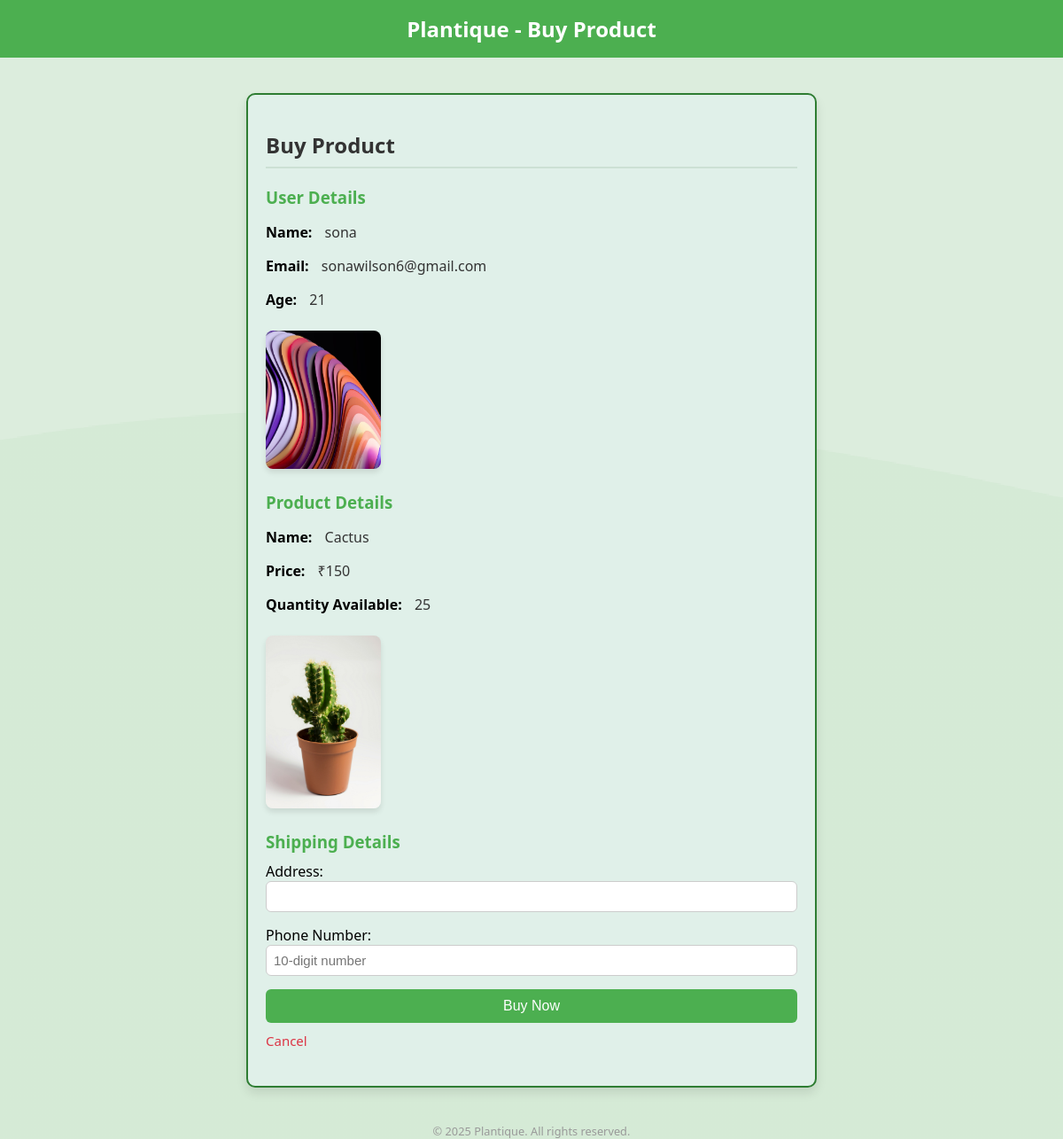
The app's page /buyitem/31/ (signed in) with its own data.
### plantique/models.py (models this page shows)
class reg(models.Model):
    name=models.CharField(max_length=100,null=True,blank=True)
    age=models.IntegerField()
    email=models.EmailField(unique=True)
    password=models.CharField(max_length=100,null=True,blank=True)
    image=models.FileField(upload_to='image/')

class sproduct(models.Model):
    name=models.CharField(max_length=100,null=True,blank=True)
    image=models.FileField(upload_to='picture/',null=True,blank=True)
    quantity=models.IntegerField(null=True,blank=True)
    price=models.IntegerField(null=True,blank=True)

### plantique/views.py (the view)
# urls.py: path('buyitem/<int:id>/',views.buyitem,name='buyitem'),
def buyitem(request, id):
    if 'email' in request.session:
        user = request.session['email']
        client = models.reg.objects.get(email=user)
        product = models.cart.objects.get(id=id)
        print(f"Product ID: {id}, Product: {product}")
        pr=models.sproduct.objects.get(id=product.product.id)
        print(f"Product Details: {pr}")
        return render(request, 'buyitem.html', {'p': pr, 'user': client, 'c': product})
    else:
        return redirect('login')

### plantique/templates/buyitem.html (shortened to what this page needs)
<!DOCTYPE html>
<html lang="en">
<head>
    <link rel="stylesheet" href="https://cdnjs.cloudflare.com/ajax/libs/font-awesome/6.4.0/css/all.min.css">
</head>
<body>
    <header>
        Plantique - Buy Product
    </header>
    <div class="container">
        <h2>Buy Product</h2>
        <div class="section">
            <h3>User Details</h3>
            <p><span class="label">Name:</span> <span class="value">{{ user.name }}</span></p>
            <p><span class="label">Email:</span> <span class="value">{{ user.email }}</span></p>
            <p><span class="label">Age:</span> <span class="value">{{ user.age }}</span></p>
            <img src="{{ user.image.url }}" alt="User Image" class="product-img">
        </div>
        <div class="section">
            <h3>Product Details</h3>
            <p><span class="label">Name:</span> <span class="value">{{ p.name }}</span></p>
            <p><span class="label">Price:</span> <span class="value">₹{{ p.price }}</span></p>
            <p><span class="label">Quantity Available:</span> <span class="value">{{ p.quantity }}</span></p>
            <img src="{{ p.image.url }}" alt="Product Image" class="product-img">
        </div>
        <div class="section">
            <h3>Shipping Details</h3>
            <form method="POST" action="{% url 'submit_buyitem' c.id %}">
                <label for="address">Address:</label>
                <input type="text" name="address" id="address" required>
                <label for="phone_no">Phone Number:</label>
                <input type="tel" name="phone_no" id="phone_no" pattern="[0-9]{10}" required placeholder="10-digit number">
                <input type="submit" value="Buy Now" class="btn-submit">
            </form>
            <a href="{% url 'cartlist' %}" class="cancel-link">Cancel</a>
        </div>
    </div>
    <div class="footer">
        © 2025 Plantique. All rights reserved.
    </div>
</body>
</html>

### plantique/templates/buyitem.html (style rules this page uses)
body { font-family: 'Segoe UI', Tahoma, Geneva, Verdana, sans-serif; margin: 0; padding: 0; background-color: #e8f5e9; background-size: cover; background-position: center; }
header { background-color: #4CAF50; color: white; padding: 1rem; text-align: center; font-size: 1.5rem; font-weight: bold; }
.container { max-width: 600px; margin: 40px auto; background-color: #e0f0e9; padding: 20px; box-shadow: 0 6px 12px rgba(0, 0, 0, 0.1); border-radius: 10px; border: 2px solid #2e7d32; }
h2 { color: #333; border-bottom: 2px solid #cce0d4; padding-bottom: 8px; margin-bottom: 20px; }
h3 { color: #4CAF50; margin-bottom: 10px; }
.section { margin-bottom: 20px; }
.label { font-weight: bold; }
.value { margin-left: 10px; color: #333; }
.product-img { width: 130px; height: auto; border-radius: 8px; box-shadow: 0 4px 6px rgba(0,0,0,0.1); margin-top: 8px; }
form { display: flex; flex-direction: column; }
input[type="text"], input[type="tel"] { padding: 8px; margin-bottom: 15px; border-radius: 6px; border: 1px solid #ccc; font-size: 15px; }
.btn-submit { background-color: #4CAF50; color: white; padding: 10px; border: none; border-radius: 6px; font-size: 16px; cursor: pointer; transition: background-color 0.3s ease; }
.cancel-link { display: inline-block; margin-top: 10px; text-decoration: none; color: #dc3545; font-size: 15px; }
.footer { text-align: center; margin-top: 24px; color: #999; font-size: 0.8rem; }

### records on screen
reg: name "sona", email "sonawilson6@gmail.com", age "21", image (picture)
sproduct: name "Cactus", price "150", quantity "25", image (picture)
